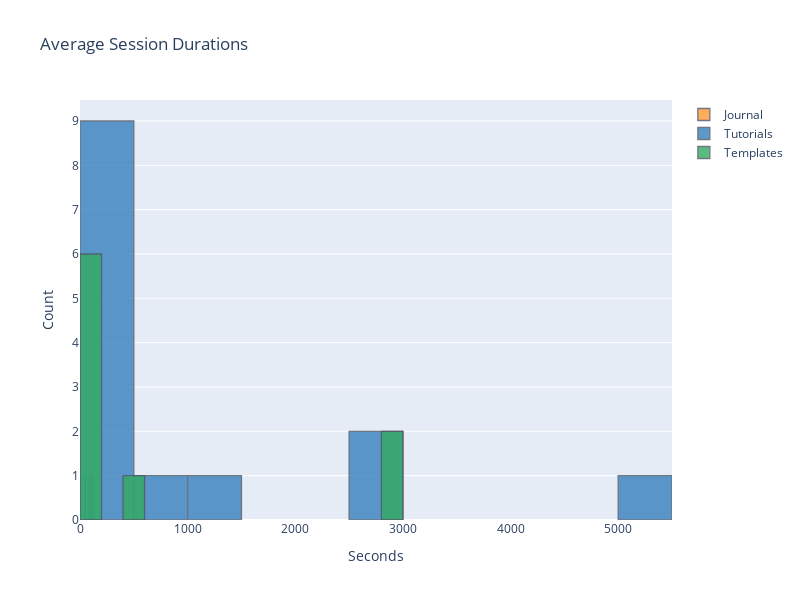

Notebook source saved alongside this figure:
### Code cell
layout = cf.Layout(
    height = 600,
    width = 800,
    yaxis = dict(
        title = 'Count'),
    xaxis = dict(
        title = 'Seconds'),
    title = 'Average Session Durations'
)

df3["Journal"]=df3[df3["Landing Page"]=="journal"]["Avg Session Duration"]
df3["Tutorials"]=df3[df3["Landing Page"]=="tutorials"]["Avg Session Duration"]
df3["Templates"]=df3[df3["Landing Page"]=="templates"]["Avg Session Duration"]
df3[["Journal","Tutorials","Templates"]].iplot(asFigure=True,kind="histogram", bins=20, theme="white", title="Average Session Durations",
         xTitle='Session Durations', yTitle='Count', layout=layout)

### Figure 1 — Plotly figure (JSON) as saved in the notebook; plotly's stock layout.template omitted (floating-point values rounded to 4 significant figures)
{"data": [{"histfunc": "count", "histnorm": "", "marker": {"color": "rgba(255, 153, 51, 1.0)", "line": {"color": "#4D5663", "width": 1.3}}, "name": "Journal", "nbinsx": 20, "opacity": 0.8, "orientation": "v", "type": "histogram", "x": [87.92, null, 48.8, 103.2, null, null, null, null, null, null, null, null, null, null, null, null, null, null, 123.4, null, null, null, null, null, null, null, null, null, null, null, null, null, null, null]}, {"histfunc": "count", "histnorm": "", "marker": {"color": "rgba(55, 128, 191, 1.0)", "line": {"color": "#4D5663", "width": 1.3}}, "name": "Tutorials", "nbinsx": 20, "opacity": 0.8, "orientation": "v", "type": "histogram", "x": [null, 41.9, null, null, null, null, 79.2, null, 87.53, 1334.0, null, 63.48, 549.5, 5210.0, 375.9, 432.5, 46.23, null, null, 41.35, null, null, 213.2, 2934, null, null, 2957, null, null, null, null, null, null, null]}, {"histfunc": "count", "histnorm": "", "marker": {"color": "rgba(50, 171, 96, 1.0)", "line": {"color": "#4D5663", "width": 1.3}}, "name": "Templates", "nbinsx": 20, "opacity": 0.8, "orientation": "v", "type": "histogram", "x": [null, null, null, null, 55.77, 192.5, null, 64.91, null, null, 87.6, null, null, null, null, null, null, 108.3, null, null, 584.3, 35.38, null, null, 2913, 2933, null, null, null, null, null, null, null, null]}], "layout": {"barmode": "overlay", "height": 600, "title": {"text": "Average Session Durations"}, "width": 800, "xaxis": {"autorange": true, "range": [0, 5500], "title": {"text": "Seconds"}, "type": "linear"}, "yaxis": {"autorange": true, "range": [0, 9.474], "title": {"text": "Count"}}}}
